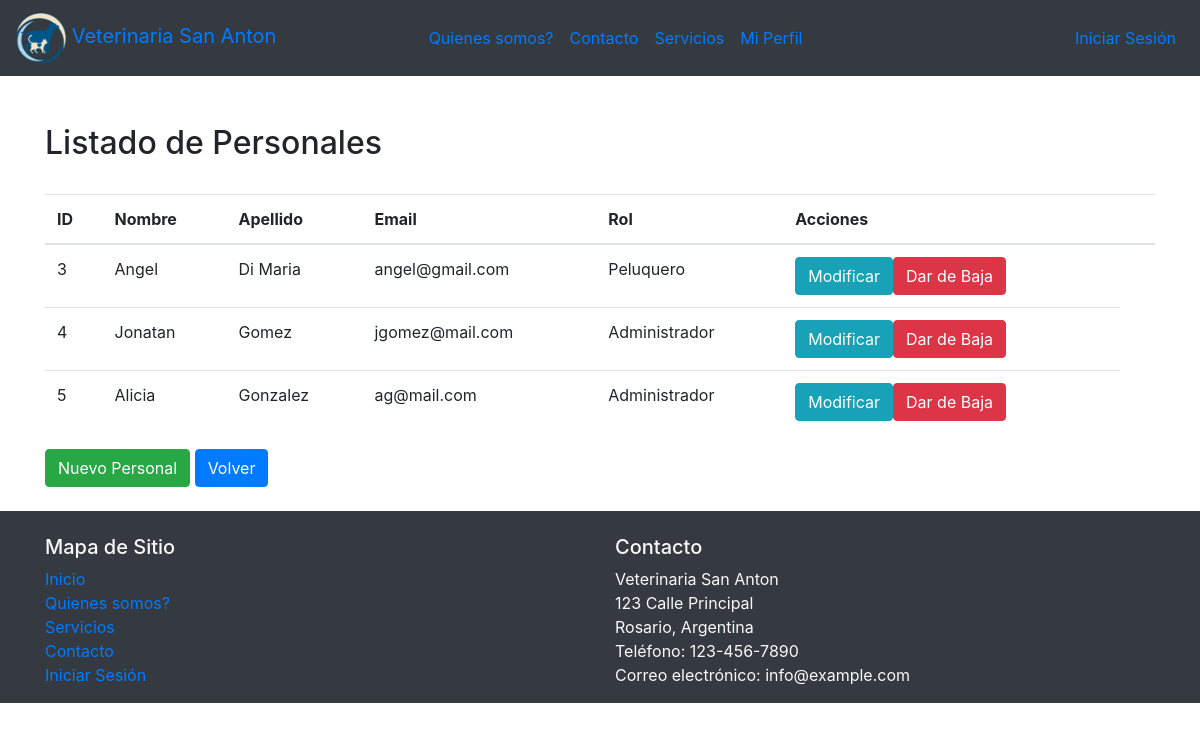
The app's page /listar_personales.php, older data.
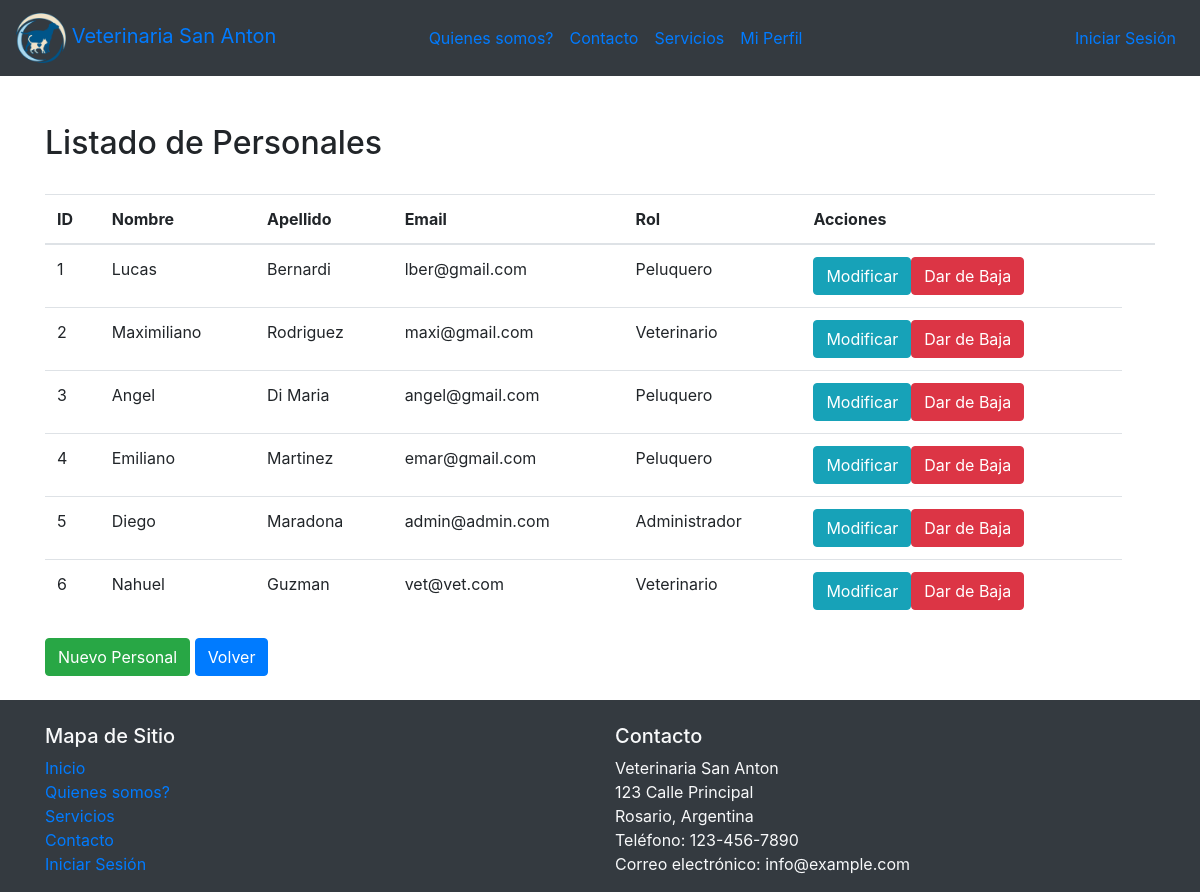
The same page, newer data.
### tables this page shows
CREATE TABLE `personal` (
  `id` int(11) NOT NULL,
  `email` varchar(20) NOT NULL,
  `clave` int(20) NOT NULL,
  `rol_id` int(11) NOT NULL,
  `nombre` varchar(20) NOT NULL,
  `apellido` varchar(20) NOT NULL
);

CREATE TABLE `roles` (
  `id` int(11) NOT NULL,
  `nombre` varchar(20) NOT NULL
);

### listar_personales.php (the view, shortened to what this page needs)
<!DOCTYPE html>
<html lang="es">
<head>
  <link rel="stylesheet" href="https://maxcdn.bootstrapcdn.com/bootstrap/4.5.2/css/bootstrap.min.css">
</head>
<body>
<nav class="navbar navbar-expand-lg  bg-dark ">
    <a class="navbar-brand" href="pagina.html">
      <img src="imagenes/logovet.png" alt="Logo" width="50" height="50">
        Veterinaria San Anton
    </a>
  <div class="collapse navbar-collapse" id="navbarNav">
    <ul class="navbar-nav mx-auto" >
      <li class="nav-item">
        <a class="nav-link" href="quienes-somos.html">Quienes somos?</a>
      </li>
      <li class="nav-item">
        <a class="nav-link" href="contacto.html">Contacto</a>
      </li>
      <li class="nav-item">
        <a class="nav-link" href="servicios.html">Servicios</a>
      </li>
      <li class="nav-item">
        <a class="nav-link" href="gestionar-mi-perfil.php">Mi Perfil</a>
      </li>
    </ul>
    <ul class="navbar-nav ml-auto">
      <li class="nav-item">
        <a class="nav-link" href="login.html">Iniciar Sesión</a>
      </li>
    </ul>
  </div>
</nav>
<br>
<div class="container mt-4">
  <h2>Listado de Personales</h2>
  <br>
  <table class="table">
    <thead>
      <tr>
        <th>ID</th>
        <th>Nombre</th>
        <th>Apellido</th>
        <th>Email</th>
        <th>Rol</th>
        <th>Acciones</th>
        <th></th>
      </tr>
    </thead>
    <tbody>
      <?php
      include 'conexion.php';
      $consulta_personales = "SELECT p.id, p.nombre, p.apellido, p.email, r.nombre as rol FROM personal p inner join roles r on p.rol_id = r.id";
      $resultado_personales = $conn->query($consulta_personales);
      if ($resultado_personales->num_rows > 0) {
          while ($personal = $resultado_personales->fetch_assoc()) {
              echo "<tr>";
              echo "<td>{$personal['id']}</td>";
              echo "<td>{$personal['nombre']}</td>";
              echo "<td>{$personal['apellido']}</td>";
              echo "<td>{$personal['email']}</td>";
              echo "<td>{$personal['rol']}</td>";
              echo "<td>";
              echo "<a href='modificar_personal.php?id={$personal['id']}' class='btn btn-info'>Modificar</a>";
              echo "<a href='dar_baja_personal.php?id={$personal['id']}' class='btn btn-danger'>Dar de Baja</a>";
              echo "</td>";
              echo "</tr>";
          }
      } else {
          echo "<tr><td colspan='6'>No hay personales registrados.</td></tr>";
      }
      ?>
    </tbody>
  </table>
  <a href="registrar_personal.html" class="btn btn-success">Nuevo Personal</a>
  <a href="gestionar-mi-perfil.php" class="btn btn-primary">Volver</a>
</div>
<br>
<footer class="footer bg-dark text-light">
  <div class="container">
    <div class="row">
      <div class="col-md-6">
        <br>
        <h5>Mapa de Sitio</h5>
        <ul class="list-unstyled">
          <li><a href="pagina.html">Inicio</a></li>
          <li><a href="quienes-somos.html">Quienes somos?</a></li>
          <li><a href="servicios.html">Servicios</a></li>
          <li><a href="contacto.html">Contacto</a></li>
          <li><a href="login.html">Iniciar Sesión</a></li>
        </ul>
      </div>
      <div class="col-md-6">
        <br>
        <h5>Contacto</h5>
        <address>
          Veterinaria San Anton<br>
          123 Calle Principal<br>
          Rosario, Argentina<br>
          Teléfono: 123-456-7890<br>
          Correo electrónico: info@example.com
        </address>
      </div>
    </div>
  </div>
</footer>
</body>
</html>

Row changes from the older to the newer data that the page shows:
added personal: id "1", nombre "Lucas", apellido "Bernardi", email "lber@gmail.com", rol.nombre "Peluquero"
added personal: id "2", nombre "Maximiliano", apellido "Rodriguez", email "maxi@gmail.com", rol.nombre "Veterinario"
changed personal id 4: nombre "Jonatan" → "Emiliano"; apellido "Gomez" → "Martinez"; email "jgomez@mail.com" → "emar@gmail.com"; rol.nombre "Administrador" → "Peluquero"
changed personal "Administrador": nombre "Alicia" → "Diego"; apellido "Gonzalez" → "Maradona"; email "ag@mail.com" → "admin@admin.com"
added personal: id "6", nombre "Nahuel", apellido "Guzman", email "vet@vet.com", rol.nombre "Veterinario"
